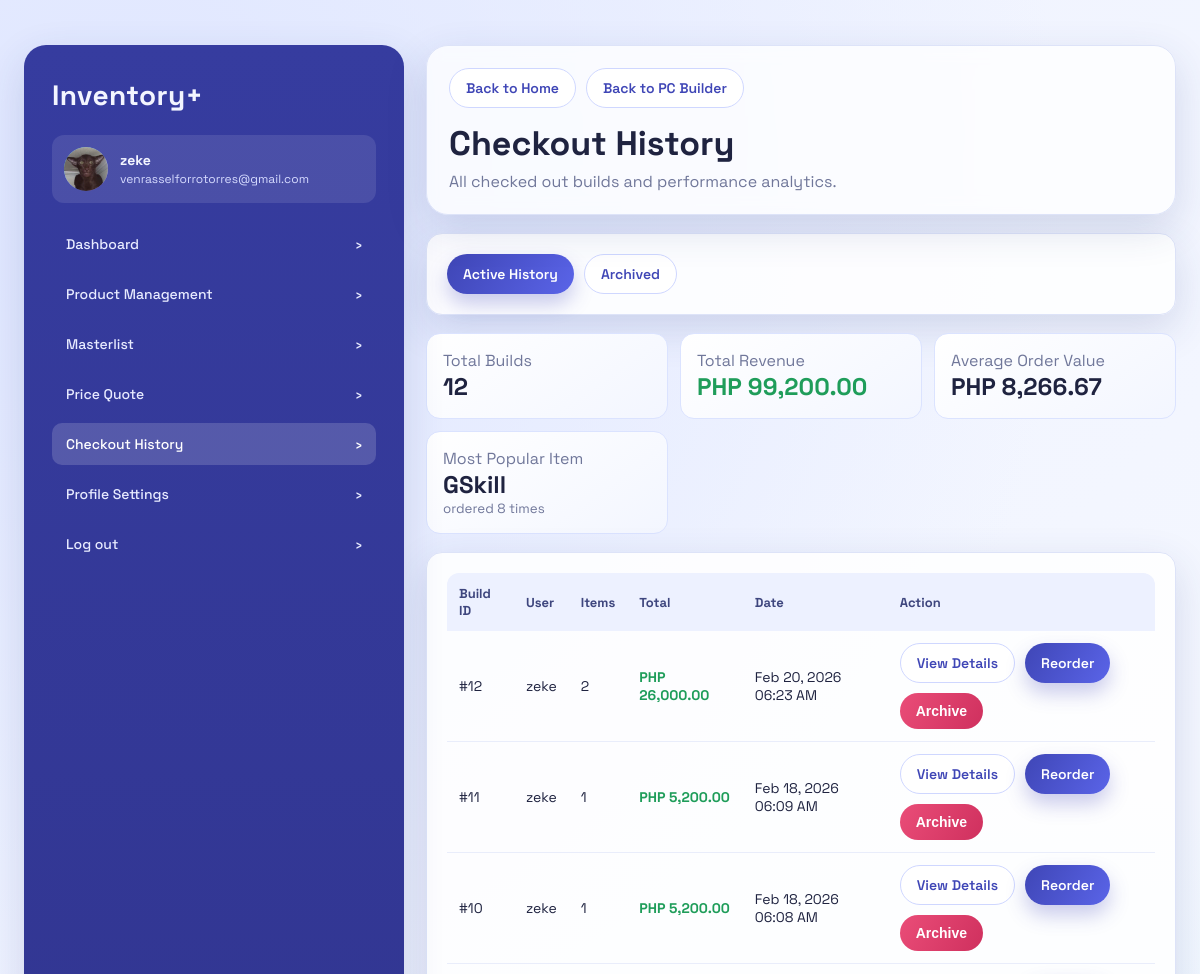
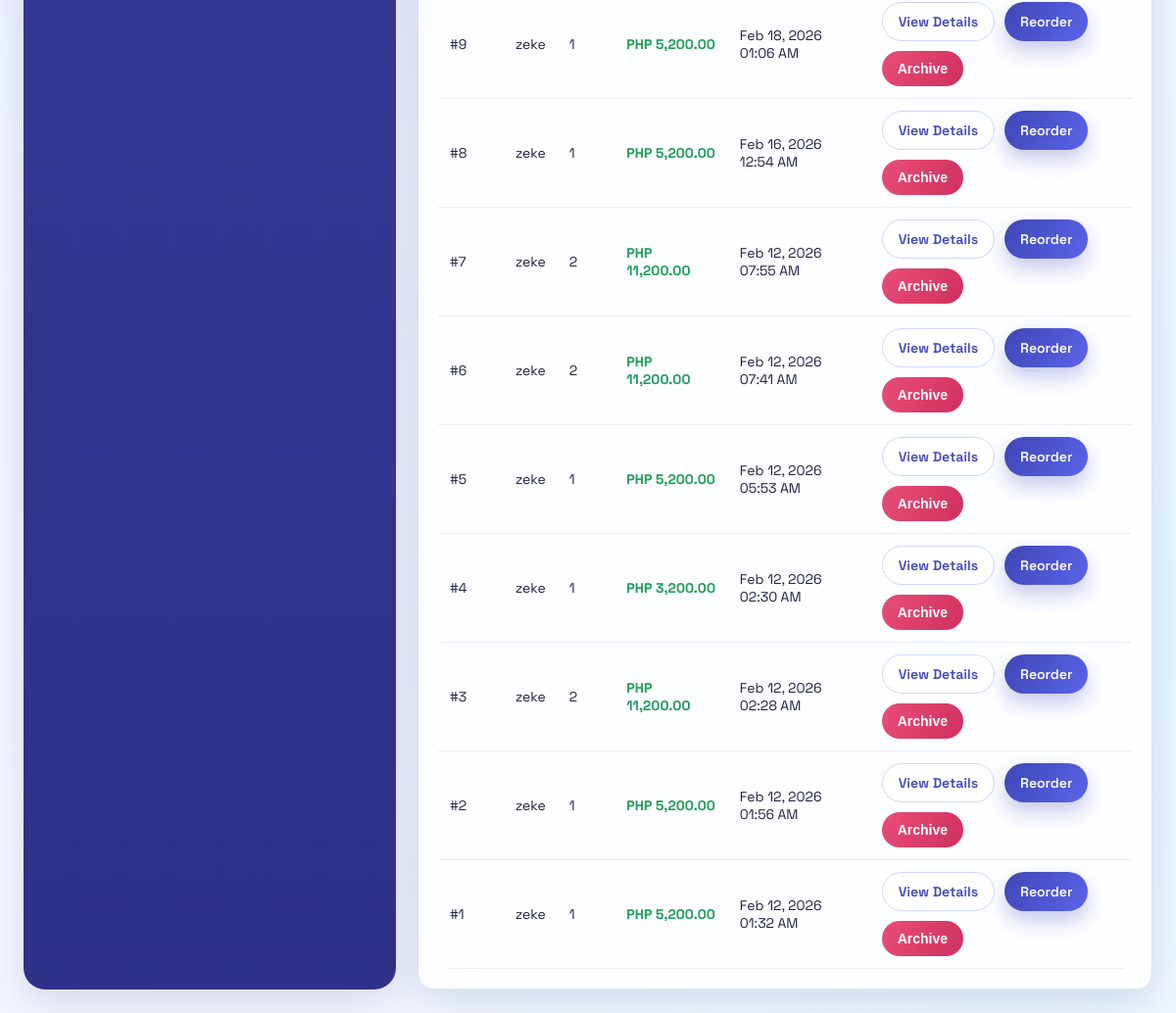
Page /pc-builder/history/ (signed in) on the committed database (2 pictures, top to bottom).
### Base/models.py (models this page shows, shortened)
class Profile(models.Model):
    user = models.OneToOneField(User, on_delete=models.CASCADE, related_name='profile')
    profile_picture = models.ImageField(upload_to='profiles/', blank=True, null=True)
    role = models.CharField(max_length=20, choices=ROLE_CHOICES, default='staff')

class Product(models.Model):
    name = models.CharField(max_length=200)
    description = models.TextField(blank=True, null=True)
    price = models.DecimalField(max_digits=10, decimal_places=2)
    quantity = models.IntegerField(default=0)
    category = models.CharField(max_length=50, choices=CATEGORY_CHOICES, default='ram')
    created_at = models.DateTimeField(auto_now_add=True)
    updated_at = models.DateTimeField(auto_now=True)

class PCBuild(models.Model):
    STATUS_CHOICES = (
        ('draft', 'Draft'),
        ('checked_out', 'Checked Out'),
    )
    user = models.ForeignKey(User, on_delete=models.CASCADE)
    total_price = models.DecimalField(max_digits=12, decimal_places=2, default=0)
    status = models.CharField(max_length=20, choices=STATUS_CHOICES, default='draft')
    is_archived = models.BooleanField(default=False)
    created_at = models.DateTimeField(auto_now_add=True)

### Base/views.py (the view)
# urls.py: path('pc-builder/history/', views.checkout_history, name='checkout-history'),
@login_required
def checkout_history(request):
    view_mode = request.GET.get('view', 'active')
    show_archived = view_mode == 'archived'
    builds_qs = PCBuild.objects.filter(
        status='checked_out',
        is_archived=show_archived,
    ).order_by('-created_at')
    builds = list(builds_qs)
    total_listed_builds = len(builds)
    for index, build in enumerate(builds, start=1):
        build.display_number = total_listed_builds - index + 1
        build.item_count = build.items.count()
    from django.db.models import Sum, Count
    total_builds = builds_qs.count()
    total_revenue = Decimal('0.00')
    for build in builds:
        total_revenue += build.total_price
    avg_order_value = total_revenue / total_builds if total_builds > 0 else Decimal('0.00')
    most_popular_item = None
    most_popular_count = 0
    if total_builds > 0:
        popular = PCBuildItem.objects.filter(build__in=builds_qs).values('product__name').annotate(
            count=Count('id')
        ).order_by('-count').first()
        if popular:
            most_popular_item = popular['product__name']
            most_popular_count = popular['count']
    context = {
        'builds': builds,
        'total_builds': total_builds,
        'total_revenue': float(total_revenue),
        'avg_order_value': float(avg_order_value),
        'most_popular_item': most_popular_item,
        'most_popular_count': most_popular_count,
        'show_archived': show_archived,
    }
    import sys
    print(f"DEBUG checkout_history -> total_builds={total_builds}, total_revenue={total_revenue}, avg_order_value={avg_order_value}", file=sys.stderr)
    return render(request, 'design/checkout_history.html', context)

### Base/templates/design/checkout_history.html (shortened to what this page needs)
﻿{% load static humanize %}
<!DOCTYPE html>
<html lang="en">
<head>
    <link rel="stylesheet" href="{% static 'css/ui.css' %}">
</head>
<body>
<div class="page">
    <div class="app-shell">
        <aside class="sidebar">
            <div class="brand">Inventory+</div>
            <div class="profile-card">
                {% if user.profile.profile_picture %}
                    <img src="{{ user.profile.profile_picture.url }}" alt="Profile" class="avatar">
                {% else %}
                    <div class="avatar">{{ user.first_name|first|default:user.username|first|upper }}</div>
                {% endif %}
                <div class="profile-meta">
                    <h3>{% if user.first_name or user.last_name %}{{ user.first_name }} {{ user.last_name }}{% else %}{{ user.username }}{% endif %}</h3>
                    <p title="{{ user.email|default:'No email' }}">{{ user.email|default:"No email" }}</p>
                </div>
            </div>
            <ul class="nav-list">
                <li><a href="{% url 'landing' %}">Dashboard <span>›</span></a></li>
                <li><a href="{% url 'product' %}">Product Management <span>›</span></a></li>
                <li><a href="{% url 'category' %}">Masterlist <span>›</span></a></li>
                <li><a href="{% url 'pc-builder' %}">Price Quote <span>›</span></a></li>
                <li><a class="active" href="{% url 'checkout-history' %}">Checkout History <span>›</span></a></li>
                <li><a href="{% url 'profile-settings' %}">Profile Settings <span>›</span></a></li>
                <li><a href="{% url 'logout' %}">Log out <span>›</span></a></li>
            </ul>
        </aside>
        <main class="main-panel">
        <section class="topbar">
            <div class="actions">
                <a class="btn btn-ghost" href="{% url 'landing' %}">Back to Home</a>
                <a class="btn btn-ghost" href="{% url 'pc-builder' %}">Back to PC Builder</a>
            </div>
            <h1 style="margin-top: 14px;">Checkout History</h1>
            <p>All checked out builds and performance analytics.</p>
        </section>
        <section class="card">
            <div class="actions">
                <a class="btn {% if not show_archived %}btn-primary{% else %}btn-ghost{% endif %}" href="{% url 'checkout-history' %}?view=active">Active History</a>
                <a class="btn {% if show_archived %}btn-primary{% else %}btn-ghost{% endif %}" href="{% url 'checkout-history' %}?view=archived">Archived</a>
            </div>
        </section>
        <section class="metric-grid">
            <article class="metric">
                <span class="muted">Total Builds</span>
                <strong>{{ total_builds }}</strong>
            </article>
            <article class="metric">
                <span class="muted">Total Revenue</span>
                <strong style="color: var(--success);">PHP {{ total_revenue|floatformat:2|intcomma }}</strong>
            </article>
            <article class="metric">
                <span class="muted">Average Order Value</span>
                <strong>PHP {{ avg_order_value|floatformat:2|intcomma }}</strong>
            </article>
            {% if most_popular_item %}
            <article class="metric">
                <span class="muted">Most Popular Item</span>
                <strong>{{ most_popular_item }}</strong>
                <small style="color: var(--text-muted); margin-top: 6px;">ordered {{ most_popular_count }} time{{ most_popular_count|pluralize }}</small>
            </article>
            {% endif %}
        </section>
        <section class="card">
            <div class="table-wrap">
                <table>
                    <thead>
                        <tr>
                            <th>Build ID</th>
                            <th>User</th>
                            <th>Items</th>
                            <th>Total</th>
                            <th>Date</th>
                            <th>Action</th>
                        </tr>
                    </thead>
                    <tbody>
                        {% for build in builds %}
                        <tr>
                            <td>#{{ build.display_number }}</td>
                            <td>{{ build.user.username }}</td>
                            <td>{{ build.item_count }}</td>
                            <td><span class="text-success">PHP {{ build.total_price|floatformat:2|intcomma }}</span></td>
                            <td>{{ build.created_at|date:"M d, Y h:i A" }}</td>
                            <td>
                                <div class="actions">
                                    <a class="btn btn-ghost" href="{% url 'checkout-history-detail' build.id %}?view={% if show_archived %}archived{% else %}active{% endif %}">View Details</a>
                                    <a class="btn btn-primary" href="{% url 'reorder-build' build.id %}?view={% if show_archived %}archived{% else %}active{% endif %}">Reorder</a>
                                    {% if show_archived %}
                                    <form method="post" action="{% url 'restore-build' build.id %}" style="display:inline; margin:0;">
                                        {% csrf_token %}
                                        <input type="hidden" name="next_view" value="archived">
                                        <button type="submit" class="btn btn-ghost">Restore</button>
                                    </form>
                                    {% else %}
                                    <form method="post" action="{% url 'archive-build' build.id %}" style="display:inline; margin:0;">
                                        <button type="submit" class="btn btn-danger" onclick="return confirm('Archive build #{{ build.id }}?')">Archive</button>
                                    </form>
                                    {% endif %}
                                </div>
                            </td>
                        </tr>
                        {% endfor %}
                    </tbody>
                </table>
            </div>
        </section>
        </main>
    </div>
</div>
</body>
</html>

### Base/static/css/ui.css (style rules this page uses)
* { box-sizing: border-box; }
html, body { margin: 0; padding: 0; }
body { font-family: "Space Grotesk", "Segoe UI", sans-serif; color: var(--text-strong); background: radial-gradient(circle at 10% 10%, #dfe6ff 0%, rgba(223, 230, 255, 0) 45%), radial-gradient(circle at 90% 80%, #e4f6ff 0%, rgba(228, 246, 255, 0) 42%), linear-gradient(135deg, var(--bg-1), var(--bg-2)); min-height: 100vh; }
a { color: inherit; text-decoration: none; }
.page { padding: 24px; }
.app-shell { max-width: 1320px; margin: 0 auto; display: grid; grid-template-columns: 380px 1fr; gap: 22px; }
.sidebar { background: linear-gradient(180deg, #363c9f 0%, #2e3187 100%); color: #f3f5ff; border-radius: var(--radius-xl); padding: 32px 28px; box-shadow: var(--shadow); min-height: 100vh; position: sticky; top: 0; }
.avatar { width: 48px; height: 48px; }
.brand { font-size: 28px; font-weight: 700; letter-spacing: 0.4px; margin-bottom: 22px; }
.profile-card { display: flex; align-items: center; gap: 12px; padding: 12px; border-radius: var(--radius-md); background: rgba(255, 255, 255, 0.1); margin-bottom: 20px; }
.avatar { width: 44px; height: 44px; border-radius: 50%; background: linear-gradient(135deg, #5be2ff, #9f6dff); display: flex; align-items: center; justify-content: center; font-weight: 700; color: #fff; object-fit: cover; }
.profile-meta { flex: 1; min-width: 0; }
.profile-meta h3 { margin: 0; font-size: 14px; overflow: hidden; text-overflow: ellipsis; white-space: nowrap; }
.profile-meta p { margin: 2px 0 0; font-size: 12px; color: #d6dbff; white-space: nowrap; overflow: hidden; text-overflow: ellipsis; }
.nav-list { list-style: none; margin: 20px 0 0; padding: 0; display: grid; gap: 8px; }
.nav-list a { display: flex; align-items: center; justify-content: space-between; padding: 12px 14px; border-radius: 10px; color: #e8ebff; font-weight: 500; font-size: 14px; }
.nav-list a:hover, .nav-list a.active { background: rgba(255, 255, 255, 0.16); color: #fff; }
.main-panel { display: grid; gap: 18px; align-content: start; }
.topbar { background: rgba(255, 255, 255, 0.76); border: 1px solid var(--border); border-radius: var(--radius-xl); box-shadow: var(--shadow); padding: 22px; backdrop-filter: blur(8px); }
.topbar h1 { margin: 6px 0; font-size: 34px; }
.topbar p { margin: 0; color: var(--text-muted); }
.card, .panel { background: rgba(255, 255, 255, 0.88); border: 1px solid var(--border); border-radius: var(--radius-lg); box-shadow: var(--shadow); padding: 20px; }
.muted { color: var(--text-muted); }
.actions { display: flex; flex-wrap: wrap; gap: 10px; }
.btn { border: none; border-radius: 999px; padding: 10px 16px; font-size: 14px; font-weight: 600; cursor: pointer; transition: transform 0.18s ease, box-shadow 0.18s ease; display: inline-flex; align-items: center; justify-content: center; gap: 8px; }
.btn-primary { background: linear-gradient(120deg, var(--primary), var(--primary-2)); color: #fff; box-shadow: 0 10px 20px rgba(63, 70, 182, 0.28); }
.btn-ghost { background: #fff; color: var(--primary); border: 1px solid #cfd7ff; }
.btn-danger { background: linear-gradient(120deg, #ea4d78, #cf305e); color: #fff; }
.text-success { color: var(--success); font-weight: 700; }
table { width: 100%; border-collapse: separate; border-spacing: 0; overflow: hidden; border-radius: 12px; }
thead th { text-align: left; padding: 12px; background: #edf1ff; color: #3e467e; font-size: 13px; }
tbody td { padding: 12px; border-bottom: 1px solid #e9edfb; font-size: 14px; }
.table-wrap { overflow-x: auto; }
.metric-grid { display: grid; grid-template-columns: repeat(3, minmax(0, 1fr)); gap: 12px; }
.metric { padding: 16px; border-radius: 14px; background: linear-gradient(145deg, #ffffff, #f3f6ff); border: 1px solid #dbe3ff; }
.metric strong { display: block; font-size: 24px; }
.card { transition: all 0.2s ease; }

### rows in the picture
Product: name "GSkill"
PCBuild: display_number "12", user.username "zeke", item_count "2", total_price "26,000.00", created_at "Feb 20, 2026 06:23 AM"
PCBuild: display_number "11", user.username "zeke", item_count "1", total_price "5,200.00", created_at "Feb 18, 2026 06:09 AM"
PCBuild: display_number "10", user.username "zeke", item_count "1", total_price "5,200.00", created_at "Feb 18, 2026 06:08 AM"
PCBuild: display_number "9", user.username "zeke", item_count "1", total_price "5,200.00", created_at "Feb 18, 2026 01:06 AM"
PCBuild: display_number "8", user.username "zeke", item_count "1", total_price "5,200.00", created_at "Feb 16, 2026 12:54 AM"
PCBuild: display_number "7", user.username "zeke", item_count "2", total_price "11,200.00", created_at "Feb 12, 2026 07:55 AM"
PCBuild: display_number "6", user.username "zeke", item_count "2", total_price "11,200.00", created_at "Feb 12, 2026 07:41 AM"
PCBuild: display_number "5", user.username "zeke", item_count "1", total_price "5,200.00", created_at "Feb 12, 2026 05:53 AM"
PCBuild: display_number "4", user.username "zeke", item_count "1", total_price "3,200.00", created_at "Feb 12, 2026 02:30 AM"
PCBuild: display_number "3", user.username "zeke", item_count "2", total_price "11,200.00", created_at "Feb 12, 2026 02:28 AM"
PCBuild: display_number "2", user.username "zeke", item_count "1", total_price "5,200.00", created_at "Feb 12, 2026 01:56 AM"
PCBuild: display_number "1", user.username "zeke", item_count "1", total_price "5,200.00", created_at "Feb 12, 2026 01:32 AM"

### other values in the picture
{{ user.username }} "zeke"
{{ user.email|default:"No email" }} "venrasselforrotorres@gmail.com"
{{ total_builds }} "12"
{{ total_revenue|floatformat:2|intcomma }} "99,200.00"
{{ avg_order_value|floatformat:2|intcomma }} "8,266.67"
{{ most_popular_count }} "8"
